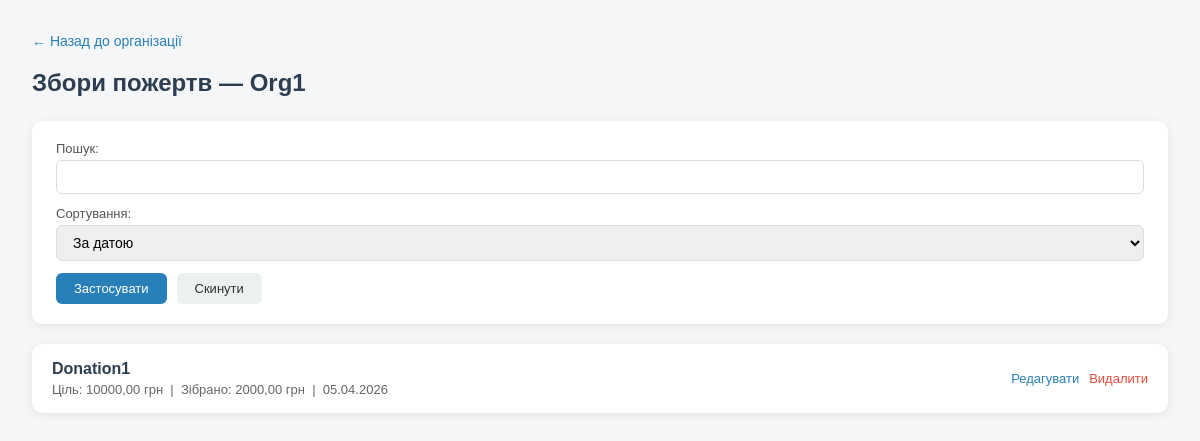
Page /1/donations/ on the committed database.
### organizations/models.py (models this page shows, shortened)
class Organization(models.Model):
    name = models.CharField(max_length=255)
    description = models.TextField(blank=True)

class Donation(models.Model):
    organization = models.ForeignKey(Organization, on_delete=models.CASCADE, related_name='donations')
    title = models.CharField(max_length=255)
    goal_amount = models.DecimalField(max_digits=10, decimal_places=2)
    collected_amount = models.DecimalField(max_digits=10, decimal_places=2, default=0)
    created_at = models.DateTimeField(auto_now_add=True)

### organizations/views.py (the view)
# urls.py: path('<int:org_pk>/donations/', views.donation_list, name='donation_list'),
def donation_list(request, org_pk):
    org = get_object_or_404(Organization, pk=org_pk)
    donations = Donation.objects.filter(organization=org)
    form = DonationFilterForm(request.GET)
    if form.is_valid():
        search = form.cleaned_data.get('search')
        sort = form.cleaned_data.get('sort')
        if search:
            donations = donations.filter(title__icontains=search)
        if sort:
            donations = donations.order_by(sort)
    return render(request, 'organizations/donation_list.html', {
        'org': org,
        'donations': donations,
        'form': form,
    })

### organizations/forms.py
class DonationFilterForm(forms.Form):
    search = forms.CharField(required=False, label='Пошук')
    sort = forms.ChoiceField(
        required=False,
        choices=[
            ('created_at', 'За датою'),
            ('goal_amount', 'За метою'),
            ('collected_amount', 'За зібраним'),
        ],
        label='Сортування'
    )

### organizations/templates/organizations/donation_list.html (shortened to what this page needs)
<!DOCTYPE html>
<html lang="uk">
<head>
</head>
<body>
<a class="back" href="{% url 'org_detail' org.pk %}">← Назад до організації</a>
<h1>Збори пожертв — {{ org.name }}</h1>
<div class="filter-card">
    <form method="get">
        {{ form.as_p }}
        <div class="filter-actions">
            <button class="btn" type="submit">Застосувати</button>
            <a class="btn btn-reset" href="?">Скинути</a>
        </div>
    </form>
</div>
{% for d in donations %}
<div class="donation-card">
    <div class="donation-info">
        <h3>{{ d.title }}</h3>
        <p>Ціль: {{ d.goal_amount }} грн &nbsp;|&nbsp; Зібрано: {{ d.collected_amount }} грн &nbsp;|&nbsp; {{ d.created_at|date:"d.m.Y" }}</p>
    </div>
    <div class="donation-links">
        <a class="link-edit" href="{% url 'donation_edit' d.pk %}">Редагувати</a>
        <a class="link-delete" href="{% url 'donation_delete' d.pk %}">Видалити</a>
    </div>
</div>
{% empty %}
<div class="empty">Збори не знайдені</div>
{% endfor %}
</body>
</html>

### organizations/templates/organizations/donation_list.html (style rules this page uses)
* { box-sizing: border-box; margin: 0; padding: 0; }
body { font-family: Arial, sans-serif; background: #f4f6f8; color: #333; padding: 32px; }
.back { display: inline-block; margin-bottom: 20px; color: #2980b9; text-decoration: none; font-size: 14px; }
h1 { font-size: 24px; color: #2c3e50; margin-bottom: 24px; }
.filter-card { background: #fff; border-radius: 10px; padding: 20px 24px; margin-bottom: 20px; box-shadow: 0 2px 8px rgba(0,0,0,0.08); }
.filter-card p { margin-bottom: 12px; }
label { font-size: 13px; color: #555; margin-bottom: 4px; display: block; }
input, select { padding: 8px 12px; border: 1px solid #ddd; border-radius: 6px; font-size: 14px; width: 100%; }
.filter-actions { display: flex; gap: 10px; margin-top: 4px; }
.btn { display: inline-block; padding: 8px 18px; background: #2980b9; color: #fff; border: none; border-radius: 6px; font-size: 13px; cursor: pointer; text-decoration: none; }
.btn-reset { background: #ecf0f1; color: #333; }
.donation-card { background: #fff; border-radius: 10px; padding: 16px 20px; margin-bottom: 12px; box-shadow: 0 2px 8px rgba(0,0,0,0.08); display: flex; justify-content: space-between; align-items: center; }
.donation-info h3 { font-size: 16px; color: #2c3e50; margin-bottom: 4px; }
.donation-info p { font-size: 13px; color: #666; }
.donation-links { display: flex; gap: 10px; }
.link-edit { color: #2980b9; text-decoration: none; font-size: 13px; }
.link-delete { color: #e74c3c; text-decoration: none; font-size: 13px; }

### rows in the picture
Organization: name "Org1"
Donation: title "Donation1", goal_amount "10000,00", collected_amount "2000,00", created_at "05.04.2026"
